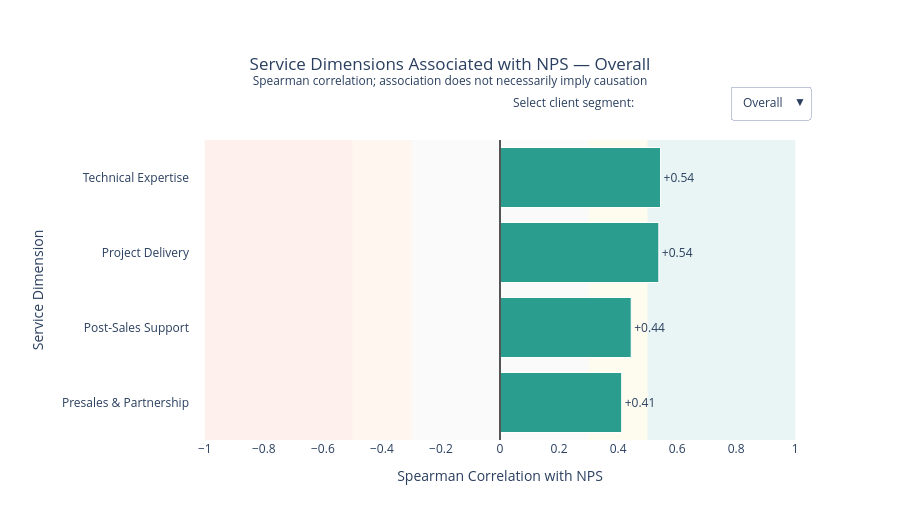

The notebook cell saved with this chart:
### Markdown cell above
## Visualisation 3 — Service Dimensions Associated with NPS Rating

### Purpose

This visualisation examines how strongly each service dimension is associated with NPS Rating. It helps identify which aspects of the client experience may be most relevant to customer advocacy and loyalty.

The four service dimensions examined are:

* Presales & Partnership
* Technical Expertise
* Project Delivery
* Post-Sales Support

The analysis is shown for all clients together and separately for Government, NPO and Private clients. Comparing the segments helps determine whether different client types have different satisfaction drivers.

### Correlation Method

The chart uses **Spearman correlation** to measure the direction and strength of the relationship between each service rating and NPS Rating.

Spearman correlation is suitable because the service dimensions use an ordered 1–5 rating scale. It examines whether higher service ratings generally occur together with higher NPS ratings without requiring the relationship to be perfectly linear.

The correlation value ranges from **−1 to +1**:

* A value closer to **+1** indicates a stronger positive relationship. Higher service ratings generally occur with higher NPS ratings.
* A value close to **0** indicates little or no consistent relationship.
* A value closer to **−1** indicates a stronger negative relationship. Higher service ratings generally occur with lower NPS ratings.

A longer positive bar therefore represents a service dimension that has a stronger positive association with customer advocacy and loyalty.

### What the Visualisation Shows

The chart helps identify:

* which service dimension has the strongest overall association with NPS Rating;
* whether the strongest loyalty driver differs across client types;
* which service areas may deserve greater improvement priority; and
* whether higher service ratings are generally associated with higher customer advocacy.

The **Overall** view provides a company-wide summary, while the segment views support more targeted recommendations.

### How to Interact

* Use the dropdown menu to switch between **Overall, Government, NPO and Private** results.
* Hover over a bar to view the service dimension, exact Spearman correlation and interpretation band.
* Compare the length of the bars to identify the strongest and weakest associations.
* Use the fixed scale from −1 to +1 to compare the correlation strength fairly across client types.

> **Interpretation note:** Correlation shows association, not causation. A strong correlation does not prove that improving a service dimension will directly cause NPS Rating to increase. Other factors not included in the dataset may also influence customer loyalty.

### Code cell
import pandas as pd
import plotly.graph_objects as go


# -------------------------------------------------
# 1. Variables and labels
# -------------------------------------------------

service_columns = [
    "PRESALES AND PARTNERSHIP",
    "TECHNICAL EXPERTISE",
    "PROJECT DELIVERY",
    "POST-SALES SUPPORT"
]

service_label_map = {
    "PRESALES AND PARTNERSHIP": "Presales & Partnership",
    "TECHNICAL EXPERTISE": "Technical Expertise",
    "PROJECT DELIVERY": "Project Delivery",
    "POST-SALES SUPPORT": "Post-Sales Support"
}

segment_order = ["Overall"] + [
    client_type
    for client_type in ["Govt", "NPO", "Private"]
    if client_type in df["TYPE"].unique()
]


# -------------------------------------------------
# 2. Create Overall and client-segment datasets
# -------------------------------------------------

client_groups = {
    "Overall": df
}

for client_type in segment_order[1:]:
    client_groups[client_type] = df[
        df["TYPE"] == client_type
    ]


# -------------------------------------------------
# 3. Calculate Spearman correlations
# -------------------------------------------------

correlation_tables = {}

for segment, group_data in client_groups.items():
    correlations = (
        group_data[service_columns + ["NPS RATING"]]
        .corr(method="spearman")["NPS RATING"]
        .drop("NPS RATING")
        .rename("Correlation")
        .reset_index()
        .rename(columns={"index": "Service Dimension"})
    )

    correlations["Service Dimension"] = (
        correlations["Service Dimension"]
        .replace(service_label_map)
    )

    correlations["Records"] = len(group_data)

    correlations["Unique Clients"] = (
        group_data["CLIENT ID"].nunique()
    )

    # Weakest at the bottom and strongest at the top
    correlations = correlations.sort_values(
        "Correlation",
        ascending=True
    )

    correlation_tables[segment] = correlations


# -------------------------------------------------
# 4. Create Graph Objects figure
# -------------------------------------------------

fig3 = go.Figure()

for index, segment in enumerate(segment_order):
    table = correlation_tables[segment]

    bar_colours = [
        "#2A9D8F" if value >= 0 else "#E76F51"
        for value in table["Correlation"]
    ]

    hover_data = [
        [records, clients]
        for records, clients in zip(
            table["Records"],
            table["Unique Clients"]
        )
    ]

    fig3.add_trace(
        go.Bar(
            x=table["Correlation"],
            y=table["Service Dimension"],

            orientation="h",

            name=segment,
            visible=(index == 0),

            marker=dict(
                color=bar_colours,
                line=dict(
                    color="white",
                    width=1
                )
            ),

            text=[
                f"{value:+.2f}"
                for value in table["Correlation"]
            ],

            textposition="outside",
            cliponaxis=False,

            customdata=hover_data,

            hovertemplate=(
                "<b>%{y}</b><br>"
                f"Client Segment: {segment}<br>"
                "Spearman Correlation: %{x:.3f}<br>"
                "Records Used: %{customdata[0]}<br>"
                "Unique Clients: %{customdata[1]}"
                "<extra></extra>"
            )
        )
    )


# -------------------------------------------------
# 5. Create client-segment dropdown
# -------------------------------------------------

segment_buttons = []

for index, segment in enumerate(segment_order):
    visibility = [False] * len(segment_order)
    visibility[index] = True

    table = correlation_tables[segment]

    segment_buttons.append(
        dict(
            label=segment,
            method="update",
            args=[
                {
                    "visible": visibility
                },
                {
                    "title.text": (
                        "Service Dimensions Associated with NPS"
                        f" — {segment}"
                        "<br><sup>"
                        "Spearman correlation; association does not "
                        "necessarily imply causation"
                        "</sup>"
                    ),
                    "yaxis.categoryorder": "array",
                    "yaxis.categoryarray": (
                        table["Service Dimension"].tolist()
                    )
                }
            ]
        )
    )


# -------------------------------------------------
# 6. Add correlation-strength background regions
# -------------------------------------------------

# Strong negative
fig3.add_vrect(
    x0=-1,
    x1=-0.5,
    fillcolor="#E76F51",
    opacity=0.10,
    line_width=0,
    layer="below"
)

# Moderate negative
fig3.add_vrect(
    x0=-0.5,
    x1=-0.3,
    fillcolor="#F4A261",
    opacity=0.10,
    line_width=0,
    layer="below"
)

# Weak relationship
fig3.add_vrect(
    x0=-0.3,
    x1=0.3,
    fillcolor="#BDBDBD",
    opacity=0.08,
    line_width=0,
    layer="below"
)

# Moderate positive
fig3.add_vrect(
    x0=0.3,
    x1=0.5,
    fillcolor="#F6D365",
    opacity=0.10,
    line_width=0,
    layer="below"
)

# Strong positive
fig3.add_vrect(
    x0=0.5,
    x1=1,
    fillcolor="#2A9D8F",
    opacity=0.10,
    line_width=0,
    layer="below"
)

fig3.add_vline(
    x=0,
    line_width=2,
    line_color="#555555"
)


# -------------------------------------------------
# 7. Format the chart
# -------------------------------------------------

initial_table = correlation_tables["Overall"]

fig3.update_layout(
    title=dict(
        text=(
            "Service Dimensions Associated with NPS — Overall"
            "<br><sup>"
            "Spearman correlation; association does not "
            "necessarily imply causation"
            "</sup>"
        ),
        x=0.5,
        xanchor="center"
    ),

    xaxis=dict(
        title="Spearman Correlation with NPS",
        range=[-1.05, 1.05],
        dtick=0.2,
        zeroline=False
    ),

    yaxis=dict(
        title="Service Dimension",
        categoryorder="array",
        categoryarray=(
            initial_table["Service Dimension"].tolist()
        )
    ),

    updatemenus=[
        dict(
            buttons=segment_buttons,
            direction="down",
            showactive=True,
            active=0,
            x=1,
            xanchor="right",
            y=1.18,
            yanchor="top"
        )
    ],

    annotations=[
        dict(
            text="Select client segment:",
            x=0.72,
            y=1.16,
            xref="paper",
            yref="paper",
            showarrow=False
        )
    ],

    template="plotly_white",
    showlegend=False,
    hovermode="closest",

    margin=dict(
        l=190,
        r=90,
        t=140,
        b=80
    ),

    height=520
)


# -------------------------------------------------
# 8. Display the graph
# -------------------------------------------------

fig3.show(
    config={
        "displayModeBar": True,
        "displaylogo": False,
        "scrollZoom": True,
        "responsive": True,

        "toImageButtonOptions": {
            "format": "png",
            "filename": "service_nps_correlation",
            "scale": 2
        }
    }
)

### Figure 1 — Plotly figure (JSON) as saved in the notebook; plotly's stock layout.template omitted (floating-point values rounded to 4 significant figures)
{"data": [{"cliponaxis": false, "customdata": [[392, 140], [392, 140], [392, 140], [392, 140]], "hovertemplate": "<b>%{y}</b><br>Client Segment: Overall<br>Spearman Correlation: %{x:.3f}<br>Records Used: %{customdata[0]}<br>Unique Clients: %{customdata[1]}<extra></extra>", "marker": {"color": ["#2A9D8F", "#2A9D8F", "#2A9D8F", "#2A9D8F"], "line": {"color": "white", "width": 1}}, "name": "Overall", "orientation": "h", "text": ["+0.41", "+0.44", "+0.54", "+0.54"], "textposition": "outside", "type": "bar", "visible": true, "x": [0.4122, 0.4444, 0.538, 0.5438], "y": ["Presales & Partnership", "Post-Sales Support", "Project Delivery", "Technical Expertise"]}, {"cliponaxis": false, "customdata": [[54, 21], [54, 21], [54, 21], [54, 21]], "hovertemplate": "<b>%{y}</b><br>Client Segment: Govt<br>Spearman Correlation: %{x:.3f}<br>Records Used: %{customdata[0]}<br>Unique Clients: %{customdata[1]}<extra></extra>", "marker": {"color": ["#2A9D8F", "#2A9D8F", "#2A9D8F", "#2A9D8F"], "line": {"color": "white", "width": 1}}, "name": "Govt", "orientation": "h", "text": ["+0.25", "+0.43", "+0.52", "+0.56"], "textposition": "outside", "type": "bar", "visible": false, "x": [0.2464, 0.4267, 0.522, 0.5585], "y": ["Presales & Partnership", "Post-Sales Support", "Technical Expertise", "Project Delivery"]}, {"cliponaxis": false, "customdata": [[34, 13], [34, 13], [34, 13], [34, 13]], "hovertemplate": "<b>%{y}</b><br>Client Segment: NPO<br>Spearman Correlation: %{x:.3f}<br>Records Used: %{customdata[0]}<br>Unique Clients: %{customdata[1]}<extra></extra>", "marker": {"color": ["#2A9D8F", "#2A9D8F", "#2A9D8F", "#2A9D8F"], "line": {"color": "white", "width": 1}}, "name": "NPO", "orientation": "h", "text": ["+0.28", "+0.37", "+0.62", "+0.67"], "textposition": "outside", "type": "bar", "visible": false, "x": [0.2815, 0.3694, 0.6191, 0.6698], "y": ["Post-Sales Support", "Technical Expertise", "Presales & Partnership", "Project Delivery"]}, {"cliponaxis": false, "customdata": [[304, 106], [304, 106], [304, 106], [304, 106]], "hovertemplate": "<b>%{y}</b><br>Client Segment: Private<br>Spearman Correlation: %{x:.3f}<br>Records Used: %{customdata[0]}<br>Unique Clients: %{customdata[1]}<extra></extra>", "marker": {"color": ["#2A9D8F", "#2A9D8F", "#2A9D8F", "#2A9D8F"], "line": {"color": "white", "width": 1}}, "name": "Private", "orientation": "h", "text": ["+0.43", "+0.46", "+0.52", "+0.57"], "textposition": "outside", "type": "bar", "visible": false, "x": [0.4256, 0.4644, 0.5215, 0.5714], "y": ["Presales & Partnership", "Post-Sales Support", "Project Delivery", "Technical Expertise"]}], "layout": {"annotations": [{"showarrow": false, "text": "Select client segment:", "x": 0.72, "xref": "paper", "y": 1.16, "yref": "paper"}], "height": 520, "hovermode": "closest", "margin": {"b": 80, "l": 190, "r": 90, "t": 140}, "shapes": [{"fillcolor": "#E76F51", "layer": "below", "line": {"width": 0}, "opacity": 0.1, "type": "rect", "x0": -1, "x1": -0.5, "xref": "x", "y0": 0, "y1": 1, "yref": "y domain"}, {"fillcolor": "#F4A261", "layer": "below", "line": {"width": 0}, "opacity": 0.1, "type": "rect", "x0": -0.5, "x1": -0.3, "xref": "x", "y0": 0, "y1": 1, "yref": "y domain"}, {"fillcolor": "#BDBDBD", "layer": "below", "line": {"width": 0}, "opacity": 0.08, "type": "rect", "x0": -0.3, "x1": 0.3, "xref": "x", "y0": 0, "y1": 1, "yref": "y domain"}, {"fillcolor": "#F6D365", "layer": "below", "line": {"width": 0}, "opacity": 0.1, "type": "rect", "x0": 0.3, "x1": 0.5, "xref": "x", "y0": 0, "y1": 1, "yref": "y domain"}, {"fillcolor": "#2A9D8F", "layer": "below", "line": {"width": 0}, "opacity": 0.1, "type": "rect", "x0": 0.5, "x1": 1, "xref": "x", "y0": 0, "y1": 1, "yref": "y domain"}, {"line": {"color": "#555555", "width": 2}, "type": "line", "x0": 0, "x1": 0, "xref": "x", "y0": 0, "y1": 1, "yref": "y domain"}], "showlegend": false, "title": {"text": "Service Dimensions Associated with NPS — Overall<br><sup>Spearman correlation; association does not necessarily imply causation</sup>", "x": 0.5, "xanchor": "center"}, "updatemenus": [{"active": 0, "buttons": [{"args": [{"visible": [true, false, false, false]}, {"title.text": "Service Dimensions Associated with NPS — Overall<br><sup>Spearman correlation; association does not necessarily imply causation</sup>", "yaxis.categoryarray": ["Presales & Partnership", "Post-Sales Support", "Project Delivery", "Technical Expertise"], "yaxis.categoryorder": "array"}], "label": "Overall", "method": "update"}, {"args": [{"visible": [false, true, false, false]}, {"title.text": "Service Dimensions Associated with NPS — Govt<br><sup>Spearman correlation; association does not necessarily imply causation</sup>", "yaxis.categoryarray": ["Presales & Partnership", "Post-Sales Support", "Technical Expertise", "Project Delivery"], "yaxis.categoryorder": "array"}], "label": "Govt", "method": "update"}, {"args": [{"visible": [false, false, true, false]}, {"title.text": "Service Dimensions Associated with NPS — NPO<br><sup>Spearman correlation; association does not necessarily imply causation</sup>", "yaxis.categoryarray": ["Post-Sales Support", "Technical Expertise", "Presales & Partnership", "Project Delivery"], "yaxis.categoryorder": "array"}], "label": "NPO", "method": "update"}, {"args": [{"visible": [false, false, false, true]}, {"title.text": "Service Dimensions Associated with NPS — Private<br><sup>Spearman correlation; association does not necessarily imply causation</sup>", "yaxis.categoryarray": ["Presales & Partnership", "Post-Sales Support", "Project Delivery", "Technical Expertise"], "yaxis.categoryorder": "array"}], "label": "Private", "method": "update"}], "direction": "down", "showactive": true, "x": 1, "xanchor": "right", "y": 1.18, "yanchor": "top"}], "xaxis": {"dtick": 0.2, "range": [-1.05, 1.05], "title": {"text": "Spearman Correlation with NPS"}, "zeroline": false}, "yaxis": {"categoryarray": ["Presales & Partnership", "Post-Sales Support", "Project Delivery", "Technical Expertise"], "categoryorder": "array", "title": {"text": "Service Dimension"}}}}
